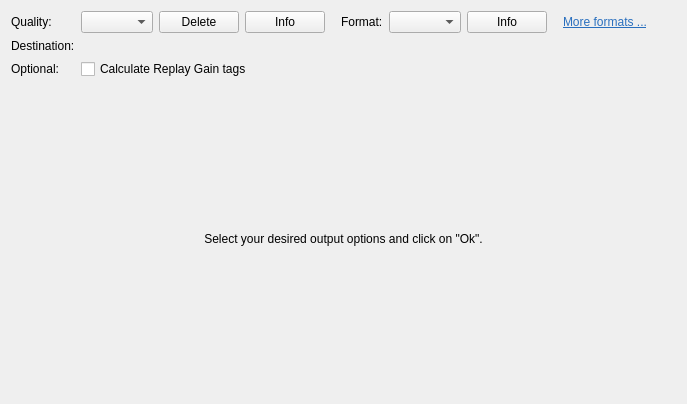
<?xml version="1.0" encoding="UTF-8"?>
<ui version="4.0">
 <class>OptionsSimple</class>
 <widget class="QWidget" name="OptionsSimple">
  <property name="geometry">
   <rect>
    <x>0</x>
    <y>0</y>
    <width>687</width>
    <height>404</height>
   </rect>
  </property>
  <property name="windowTitle">
   <string>Form</string>
  </property>
  <layout class="QVBoxLayout" name="verticalLayout">
   <item>
    <layout class="QGridLayout" name="gridLayout" columnstretch="0,1">
     <item row="0" column="0">
      <widget class="QLabel" name="label">
       <property name="text">
        <string>Quality:</string>
       </property>
      </widget>
     </item>
     <item row="0" column="1">
      <layout class="QHBoxLayout" name="horizontalLayout">
       <item>
        <widget class="QComboBox" name="profileComboBox"/>
       </item>
       <item>
        <widget class="QPushButton" name="deleteProfilePushButton">
         <property name="toolTip">
          <string>Delete the selected profile</string>
         </property>
         <property name="text">
          <string>Delete</string>
         </property>
         <property name="icon">
          <iconset theme="edit-delete">
           <normaloff/>
          </iconset>
         </property>
        </widget>
       </item>
       <item>
        <widget class="QPushButton" name="infoProfilePushButton">
         <property name="toolTip">
          <string>Information about the selected profile</string>
         </property>
         <property name="text">
          <string>Info</string>
         </property>
         <property name="icon">
          <iconset theme="dialog-information">
           <normaloff/>
          </iconset>
         </property>
        </widget>
       </item>
       <item>
        <spacer name="horizontalSpacer">
         <property name="orientation">
          <enum>Qt::Horizontal</enum>
         </property>
         <property name="sizeType">
          <enum>QSizePolicy::Fixed</enum>
         </property>
         <property name="sizeHint" stdset="0">
          <size>
           <width>10</width>
           <height>20</height>
          </size>
         </property>
        </spacer>
       </item>
       <item>
        <widget class="QLabel" name="label_2">
         <property name="text">
          <string>Format:</string>
         </property>
        </widget>
       </item>
       <item>
        <widget class="QComboBox" name="formatComboBox"/>
       </item>
       <item>
        <widget class="QPushButton" name="infoFormatPushButton">
         <property name="toolTip">
          <string>Information about the selected profile</string>
         </property>
         <property name="text">
          <string>Info</string>
         </property>
         <property name="icon">
          <iconset theme="dialog-information">
           <normaloff>../../../../</normaloff>../../../../</iconset>
         </property>
        </widget>
       </item>
       <item>
        <spacer name="horizontalSpacer_2">
         <property name="orientation">
          <enum>Qt::Horizontal</enum>
         </property>
         <property name="sizeType">
          <enum>QSizePolicy::Fixed</enum>
         </property>
         <property name="sizeHint" stdset="0">
          <size>
           <width>10</width>
           <height>20</height>
          </size>
         </property>
        </spacer>
       </item>
       <item>
        <widget class="QLabel" name="formatHelpLabel">
         <property name="text">
          <string>&lt;html&gt;&lt;head/&gt;&lt;body&gt;&lt;p&gt;&lt;a href=&quot;format-help&quot;&gt;&lt;span style=&quot; text-decoration: underline; color:#296fbe;&quot;&gt;More formats ...&lt;/span&gt;&lt;/a&gt;&lt;/p&gt;&lt;/body&gt;&lt;/html&gt;</string>
         </property>
        </widget>
       </item>
       <item>
        <spacer name="horizontalSpacer_3">
         <property name="orientation">
          <enum>Qt::Horizontal</enum>
         </property>
         <property name="sizeHint" stdset="0">
          <size>
           <width>40</width>
           <height>20</height>
          </size>
         </property>
        </spacer>
       </item>
      </layout>
     </item>
     <item row="1" column="0">
      <widget class="QLabel" name="label_4">
       <property name="text">
        <string>Destination:</string>
       </property>
      </widget>
     </item>
     <item row="1" column="1">
      <widget class="OutputDirectory" name="outputDirectory" native="true"/>
     </item>
     <item row="2" column="0">
      <widget class="QLabel" name="label_5">
       <property name="text">
        <string>Optional:</string>
       </property>
      </widget>
     </item>
     <item row="2" column="1">
      <widget class="QCheckBox" name="replayGainCheckBox">
       <property name="text">
        <string>Calculate Replay Gain tags</string>
       </property>
      </widget>
     </item>
    </layout>
   </item>
   <item>
    <widget class="QLabel" name="infoLabel">
     <property name="sizePolicy">
      <sizepolicy hsizetype="Preferred" vsizetype="Expanding">
       <horstretch>0</horstretch>
       <verstretch>0</verstretch>
      </sizepolicy>
     </property>
     <property name="text">
      <string>Select your desired output options and click on &quot;Ok&quot;.</string>
     </property>
     <property name="alignment">
      <set>Qt::AlignCenter</set>
     </property>
    </widget>
   </item>
  </layout>
 </widget>
 <customwidgets>
  <customwidget>
   <class>OutputDirectory</class>
   <extends>QWidget</extends>
   <header>outputdirectory.h</header>
   <container>1</container>
  </customwidget>
 </customwidgets>
 <resources/>
 <connections/>
</ui>
